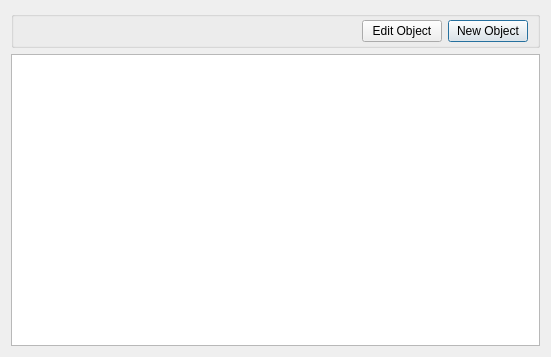
<?xml version="1.0" encoding="UTF-8"?>
<ui version="4.0">
 <class>ObjectManagement</class>
 <widget class="QDialog" name="ObjectManagement">
  <property name="geometry">
   <rect>
    <x>0</x>
    <y>0</y>
    <width>551</width>
    <height>357</height>
   </rect>
  </property>
  <property name="layoutDirection">
   <enum>Qt::RightToLeft</enum>
  </property>
  <layout class="QVBoxLayout" name="verticalLayout">
   <item>
    <widget class="QGroupBox" name="groupBox">
     <property name="title">
      <string/>
     </property>
     <layout class="QHBoxLayout" name="horizontalLayout">
      <property name="topMargin">
       <number>3</number>
      </property>
      <property name="bottomMargin">
       <number>3</number>
      </property>
      <item>
       <widget class="QPushButton" name="bNewObject">
        <property name="text">
         <string>New Object</string>
        </property>
        <property name="icon">
         <iconset resource="reghaabat.qrc">
          <normaloff>:/images/add_object.png</normaloff>:/images/add_object.png</iconset>
        </property>
       </widget>
      </item>
      <item>
       <widget class="QPushButton" name="bEditObject">
        <property name="text">
         <string>Edit Object</string>
        </property>
        <property name="icon">
         <iconset resource="reghaabat.qrc">
          <normaloff>:/images/edit_object.png</normaloff>:/images/edit_object.png</iconset>
        </property>
       </widget>
      </item>
      <item>
       <spacer name="horizontalSpacer">
        <property name="orientation">
         <enum>Qt::Horizontal</enum>
        </property>
        <property name="sizeHint" stdset="0">
         <size>
          <width>40</width>
          <height>20</height>
         </size>
        </property>
       </spacer>
      </item>
     </layout>
    </widget>
   </item>
   <item>
    <widget class="QTableView" name="tObjects"/>
   </item>
  </layout>
 </widget>
 <resources>
  <include location="reghaabat.qrc"/>
 </resources>
 <connections/>
</ui>
